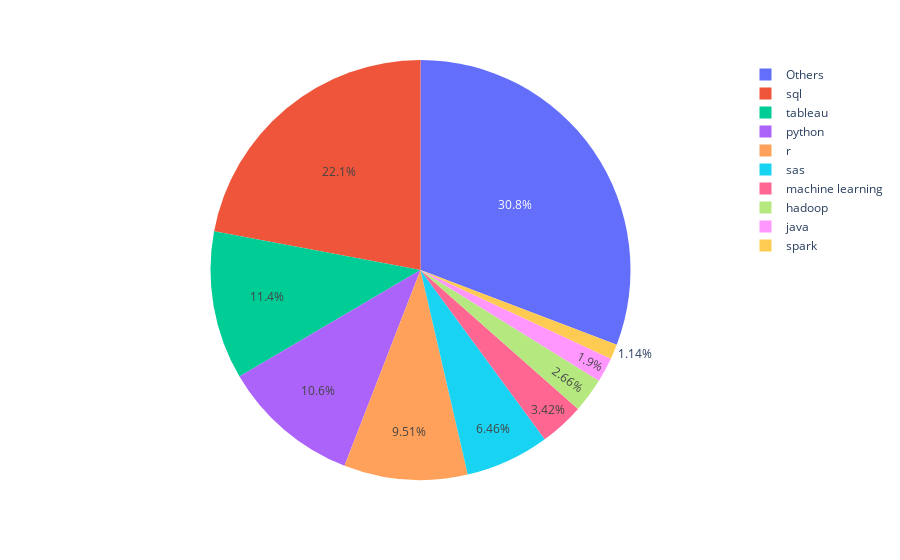

This figure's notebook cell:
### Code cell
import plotly.express as px
fig = px.pie(data_an_SKILL, values='Percentage', names='Skills')
fig.show()

### Figure 1 — Plotly figure (JSON) as saved in the notebook; plotly's stock layout.template omitted (floating-point values rounded to 4 significant figures)
{"data": [{"domain": {"x": [0, 1], "y": [0, 1]}, "hovertemplate": "Skills=%{label}<br>Percentage=%{value}<extra></extra>", "labels": ["python", "sql", "machine learning", "r", "hadoop ", "tableau", "sas", "spark", "java", "Others"], "legendgroup": "", "name": "", "showlegend": true, "type": "pie", "values": [28, 58, 9, 25, 7, 30, 17, 3, 5, 81]}], "layout": {"legend": {"tracegroupgap": 0}, "margin": {"t": 60}}}
